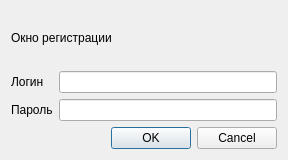
<?xml version="1.0" encoding="UTF-8"?>
<ui version="4.0">
 <class>registration</class>
 <widget class="QDialog" name="registration">
  <property name="geometry">
   <rect>
    <x>0</x>
    <y>0</y>
    <width>288</width>
    <height>160</height>
   </rect>
  </property>
  <property name="windowTitle">
   <string>Dialog</string>
  </property>
  <layout class="QGridLayout" name="gridLayout">
   <item row="0" column="0" colspan="2">
    <widget class="QLabel" name="label_3">
     <property name="text">
      <string>Окно регистрации</string>
     </property>
    </widget>
   </item>
   <item row="1" column="0">
    <widget class="QLabel" name="label">
     <property name="text">
      <string>Логин</string>
     </property>
    </widget>
   </item>
   <item row="1" column="1">
    <widget class="QLineEdit" name="nameedit"/>
   </item>
   <item row="2" column="0">
    <widget class="QLabel" name="label_2">
     <property name="text">
      <string>Пароль</string>
     </property>
    </widget>
   </item>
   <item row="2" column="1">
    <widget class="QLineEdit" name="passedit"/>
   </item>
   <item row="3" column="0" colspan="2">
    <widget class="QDialogButtonBox" name="buttonBox">
     <property name="orientation">
      <enum>Qt::Horizontal</enum>
     </property>
     <property name="standardButtons">
      <set>QDialogButtonBox::Cancel|QDialogButtonBox::Ok</set>
     </property>
    </widget>
   </item>
  </layout>
 </widget>
 <resources/>
 <connections>
  <connection>
   <sender>buttonBox</sender>
   <signal>accepted()</signal>
   <receiver>registration</receiver>
   <slot>accept()</slot>
   <hints>
    <hint type="sourcelabel">
     <x>248</x>
     <y>254</y>
    </hint>
    <hint type="destinationlabel">
     <x>157</x>
     <y>274</y>
    </hint>
   </hints>
  </connection>
  <connection>
   <sender>buttonBox</sender>
   <signal>rejected()</signal>
   <receiver>registration</receiver>
   <slot>reject()</slot>
   <hints>
    <hint type="sourcelabel">
     <x>316</x>
     <y>260</y>
    </hint>
    <hint type="destinationlabel">
     <x>286</x>
     <y>274</y>
    </hint>
   </hints>
  </connection>
 </connections>
</ui>
